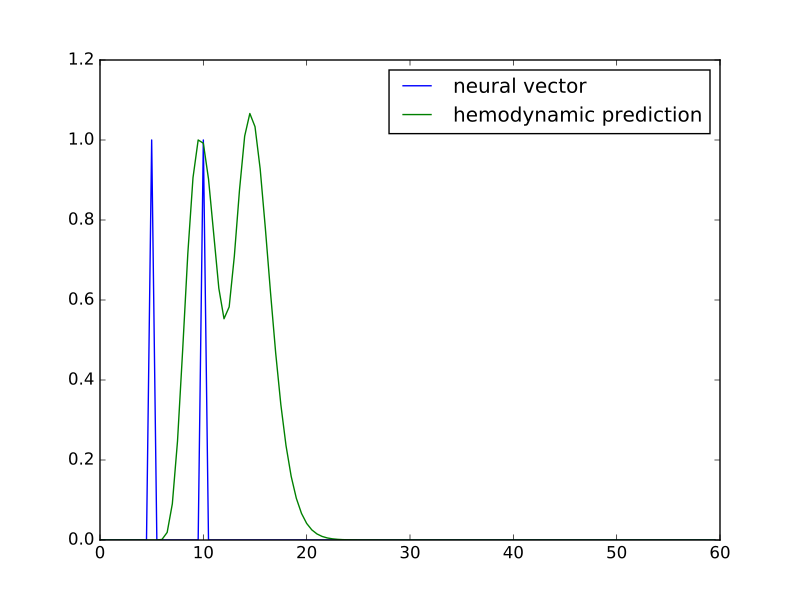

Write the Python code that produced this figure.
hemodynamic_for_60s = hemodynamic_prediction[:len(neural_vector)]
plt.plot(times, neural_vector, label='neural vector')
plt.plot(times, hemodynamic_for_60s, label='hemodynamic prediction')
plt.legend()
